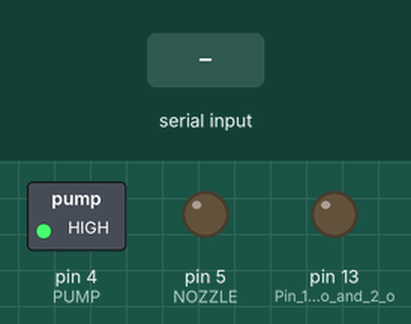
A sketch run on a simulated Arduino Uno, built with avr-gcc and run on an emulated ATmega328P. Parts: switched loads named in the sketch (green lamp = pin HIGH), output pins drawn as LEDs (lit = HIGH). Inputs (shaded band) come from the test bench. What the sketch prints to the serial monitor is not drawn.

Above: at 1.2 s.
1.3 s: "T90\n" received over Serial
At 4.1 s:
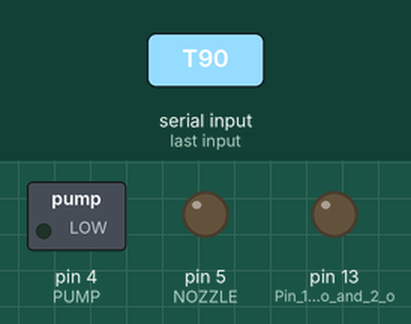
4.3 s: byte 82 ('R') received over Serial
Timing chart, 0 to 7.3 s (numbered marks = the images above; inputs shaded):
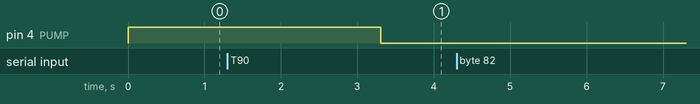

The sketch:

arduino_sketch.ino
```cpp
#include <Arduino.h>
#include <TimeLib.h>  // For timekeeping

// LED pins (PWM pins: 3,5,6,9,10,11 on arduino UNO)
const int PUMP  = 4;  // Pin 4 on arduino maps to D2 on wemos
const int NOZZLE = 5; // Pin 5 on arduino maps to D1 on wemos
const int runInterval = 1;
const int pumpMaxRunTime = 0;

/**
 * Schedule of all settings
 */
int usrSch[3][3] = {
  {0,10,1}, // Spray the roots at a set interval and duration (Default)
  {1,10,1}, // Run the pump (Default)
  {0,10,1}  // Night setting (Default)
};
// Day setting set (0:00-23:00)
int usrSchInd[1][24] = {
  {2,2,2,2,2,2,2,2,2,0,0,0,1,0,0,0,0,0,0,0,0,2,2,2} // Pump at 12:00
};


// Variable for pump
int pumpOn = 0; // 0 off, 1 on
int nozzleInterval = 10; // min interval between nozzle activation >60 == off
int nozzleDuration = 1;  // sec active nozzle <0 == off

// Run preprogrammed setup, oneReport after nozzle on
int runProgram = 1;
int oneReport = 0;

// Time
time_t t = 0;
time_t tDelay = runInterval;

void setup() {
  Serial.begin(9600); // Serial port at 9600 baud

  // Set the time
  setTime(12,0,0,1,1,2014); // hour,min,sec,day,month,year

  // Set pins as outputs
  pinMode(PUMP, OUTPUT);
  pinMode(NOZZLE, OUTPUT);
  pinMode(LED_BUILTIN, OUTPUT); // Pin 13 on arduino and 2 on wemos
  digitalWrite(LED_BUILTIN, LOW);
}

void loop() {
  t = now();
  // Keep working as long as data is in the buffer
  while (Serial.available() > 0) {
    serialControl();
  }
  if (t < tDelay) {
    return;
  }

  if (runProgram == 1) {
    scheduleFromUser();

    /**
     * The scheduling is per hour, but running the pump for that long is
     * unnessesary so have a maximum run time that is less than 60 min.
     */
    if (pumpOn == 1 && minute(t) > pumpMaxRunTime) {
      pumpOn = 0;
    }
    setPump();
  }
  if (nozzleInterval-1 == minute(t) % nozzleInterval) {
    if (nozzleDuration > second(t)) {
      digitalWrite(NOZZLE, HIGH);
      oneReport = 1;
    }
    if (nozzleDuration <= second(t)) {
      digitalWrite(NOZZLE, LOW);
      if (oneReport == 1) {
        oneReport = 0;
        serialReport();
      }
    }
  }

  tDelay = t + runInterval;
}

/*
 * Messages consist of the letter S followed by
 * ,int(0-1),int(0-59),int(0-59)
 * S,0,20,5 (pump,nozzlieInterval,nozzleDuration)
 */
void serialControl()
{
    char c = Serial.read();
    switch (c) {
      case 'S':
      {
        pumpOn = Serial.parseInt();
        nozzleInterval = Serial.parseInt();
        nozzleDuration = Serial.parseInt();

        setPump();
        setNozzle();
        break;
      }
      case 'R':
      {
        serialReport();
        break;
      }
      case 'Q':
      {
        if (runProgram == 1) {
          runProgram = 0;
          break;
        }
        if (runProgram == 0) {
          runProgram = 1;
          break;
        }
        break;
      }
      case 'T':
      {
        int h  = Serial.parseInt(); //First valid integer
        int m  = Serial.parseInt(); //Second valid integer
        int d  = Serial.parseInt(); //Third valid integer
        setTime(h,m,0,d,1,2014);    //hour,min,sec,day,month,year
        t = now();
        tDelay = runInterval;
        break;
      }
    }
}

void scheduleFromUser() {
  // Change every hour
  int x = hour(t); // 0-23
  int z = usrSchInd[0][x];

  pumpOn = usrSch[z][0];
  nozzleInterval = usrSch[z][1];
  nozzleDuration = usrSch[z][2];
}

/**
 * Turn the pump on or off depending on the value of the global variable pumpOn.
 */
void setPump() {
  if (pumpOn == 1) {
    digitalWrite(PUMP, HIGH);
  }
  if (pumpOn == 0) {
    digitalWrite(PUMP, LOW);
  }
}

void setNozzle()
{
  if (nozzleDuration == 0) {
    digitalWrite(NOZZLE, LOW);
  }
}

void serialReport() {
  String reportValues;

  reportValues = "Settings:\n";
  reportValues = "Pump(0=off, 1=on):      ";
  reportValues = reportValues + pumpOn;
  reportValues = reportValues + "\nMinutes between sprays: ";
  reportValues = reportValues + nozzleInterval;
  reportValues = reportValues + "\nSeconds of spray:       ";
  reportValues = reportValues + nozzleDuration;

  reportValues = "-- Report ----\n" + timeReport() + reportValues;
  Serial.println(reportValues);
}

String timeReport() {
  String timeString;

  timeString = "Time(dd:hh:mm:ss):      ";
  timeString = timeString + day(t);
  timeString = timeString + ":";
  timeString = timeString + hour(t);
  timeString = timeString + ":";
  timeString = timeString + minute(t);
  timeString = timeString + ":";
  timeString = timeString + second(t);
  timeString = timeString + "\n";

  return timeString;
}
```

Measured:
- after the input at 1.3 s, pin 4 (PUMP): HIGH → LOW after 2.0 s
- after the input at 4.3 s, every drawn part: stays the same
